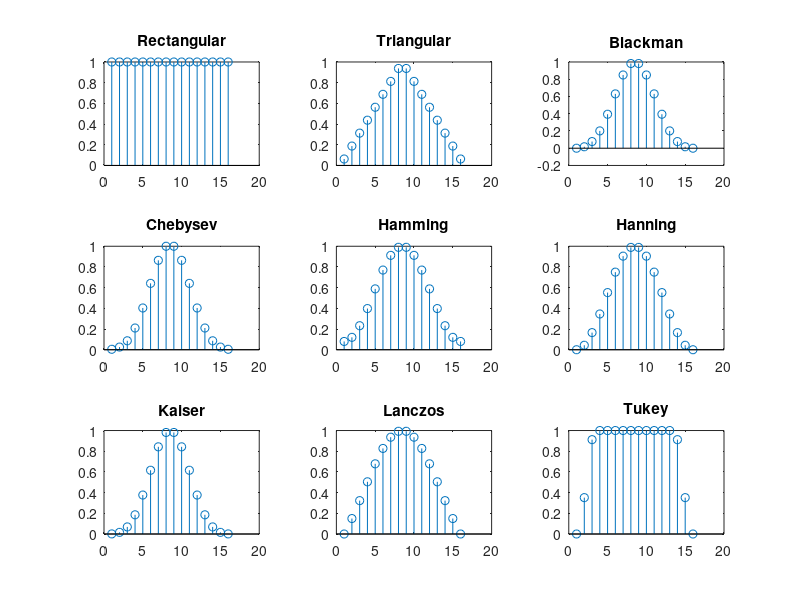
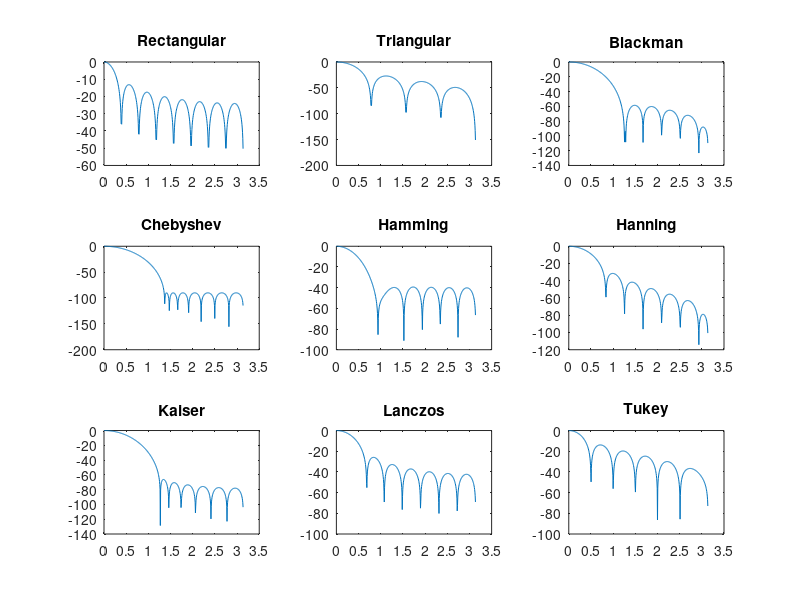

Write the MATLAB code that produced these figures, in order.

M = 16;
om_c = 0.7;

%% pct a) %Trasarea raspunsurilor la impuls ale cele 9 ferestre

% dreptunghiulara
w = boxcar(M);
figure (1);
subplot(3,3,1)
stem(w);
title('Rectangular');

%triunghiulara
w1 = triang(M);
subplot(3,3,2)
stem(w1);
title('Triangular');

%blackman
w2 = blackman(M);
subplot(3,3,3);
stem(w2);
title('Blackman');

%chebwin
r = 90;
w3 = chebwin(M, r);
subplot(3,3,4);
stem(w3);
title('Chebysev');

%hamming
w4 = hamming(M);
subplot(3,3,5);
stem(w4);
title('Hamming');

%hanning
w5 = hanning(M);
subplot(3,3,6);
stem(w5);
title('Hanning');

%kaiser
beta = 9;
w6 = kaiser(M, beta);
subplot(3,3,7);
stem(w6);
title('Kaiser');

%lanczos
M = 16;
L = 1;
w_7 = @(n,L,M)((sin(2*pi*(2*n - M + 1)/(2*(M-1))))/(2*pi*(2*n - M + 1)/(2*(M-1))))^L;
w7 = 0;

for n = 1 : M-1
    w7 =[w7 ; w_7(n,L,M)];
end

subplot(3,3,8);
stem(w7);
title('Lanczos');

%tukey
alfa = 33/100;
w8 = tukeywin(M, alfa);
subplot(3,3,9);
stem(w8);
title('Tukey');

%% pct b) Normare si calcul raspuns in frecventa

figure (2);
w = w/sum(w);
[F, om_c] = freqz(w);
subplot(3,3,1)
plot(om_c,mag2db(abs(F)));
title('Rectangular');

w1 = w1/sum(w1);
[F1, om_c] = freqz(w1);
subplot(3,3,2)
plot(om_c,mag2db(abs(F1)));
title('Triangular');

w2 = w2/sum(w2);
[F2, om_c] = freqz(w2);
subplot(3,3,3)
plot(om_c,mag2db(abs(F2)));
title('Blackman');

w3 = w3/sum(w3);
[F3, om_c] = freqz(w3);
subplot(3,3,4)
plot(om_c,mag2db(abs(F3)));
title('Chebyshev');

w4 = w4/sum(w4);
[F4, om_c] = freqz(w4);
subplot(3,3,5)
plot(om_c,mag2db(abs(F4)));
title('Hamming');

w5 = w5/sum(w5);
[F5, om_c] = freqz(w5);
subplot(3,3,6)
plot(om_c,mag2db(abs(F5)));
title('Hanning');

w6 = w6/sum(w6);
[F6, om_c] = freqz(w6);
subplot(3,3,7)
plot(om_c,mag2db(abs(F6)));
title('Kaiser');

w7 = w7/sum(w7);
[F7, om_c] = freqz(w7);
subplot(3,3,8)
plot(om_c,mag2db(abs(F7)));
title('Lanczos');

w8 = w8/sum(w8);
[F8, om_c] = freqz(w8);
subplot(3,3,9)
plot(om_c,mag2db(abs(F8)));
title('Tukey');

%in general am observat ca latimea lobului principal si inaltimea lobilor
%secundari sunt in relatie inversa, adica un lob principal ingust e insotit
%cu lobi secundari inalti iar un lob principal lat apare impreuna cu lobi
%secundari scunzi